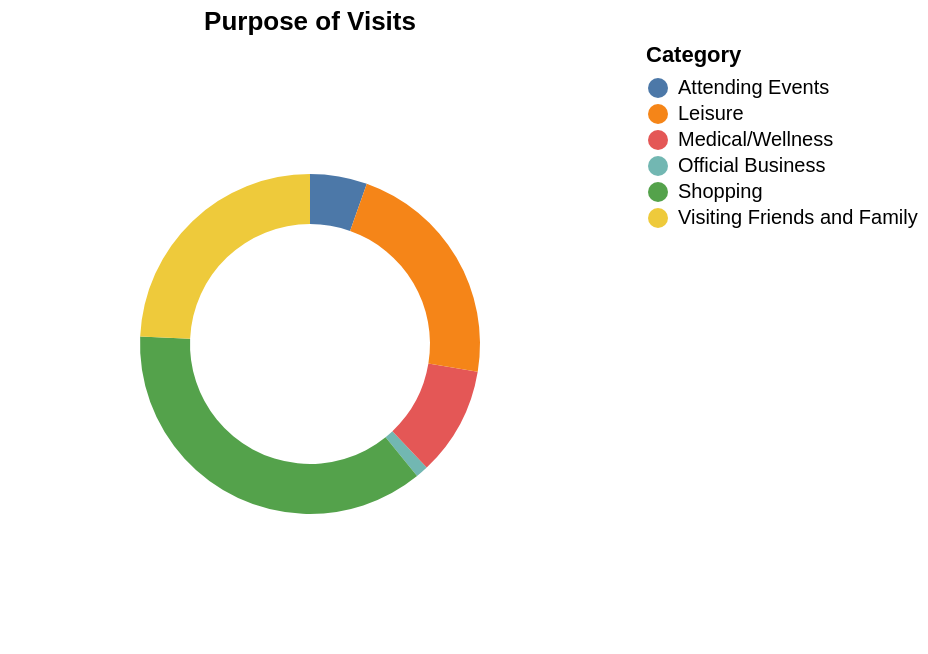

Vega-Lite specification stored for this chart:
### Vega-Lite specification from a JSON file in a GitHub repository (floating-point values rounded to 4 significant figures)
{"$schema": "https://vega.github.io/schema/vega-lite/v5.json", "title": {"text": "Purpose of Visits", "fontSize": 13, "align": "center"}, "data": {"values": [{"Category": "Official Business", "Value": 1.2}, {"Category": "Attending Events", "Value": 5.4}, {"Category": "Medical/Wellness", "Value": 10.3}, {"Category": "Leisure", "Value": 22.1}, {"Category": "Shopping", "Value": 36.4}, {"Category": "Visiting Friends and Family", "Value": 24.2}]}, "encoding": {"color": {"field": "Category", "type": "nominal"}, "theta": {"field": "Value", "type": "quantitative"}, "tooltip": [{"field": "Category", "title": "Purpose of Visit"}, {"field": "Value", "title": "Percentage", "format": ".1f"}]}, "mark": {"type": "arc", "innerRadius": 60, "outerRadius": 85, "tooltip": true}}
